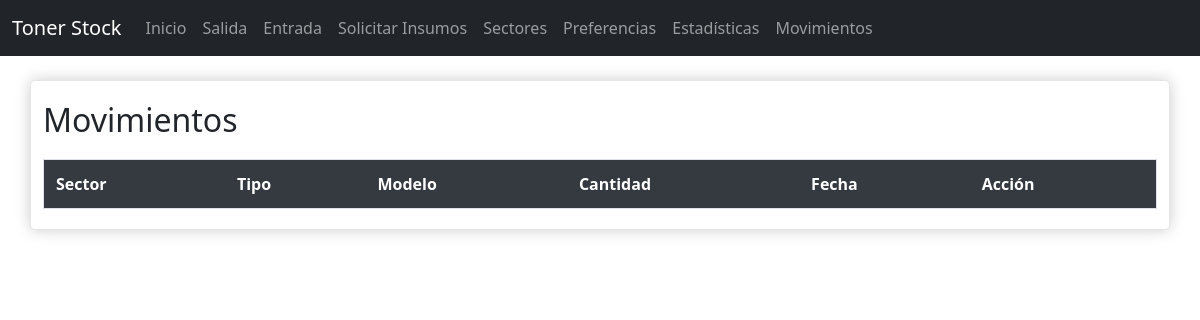
The page /movements on the database as committed earlier.
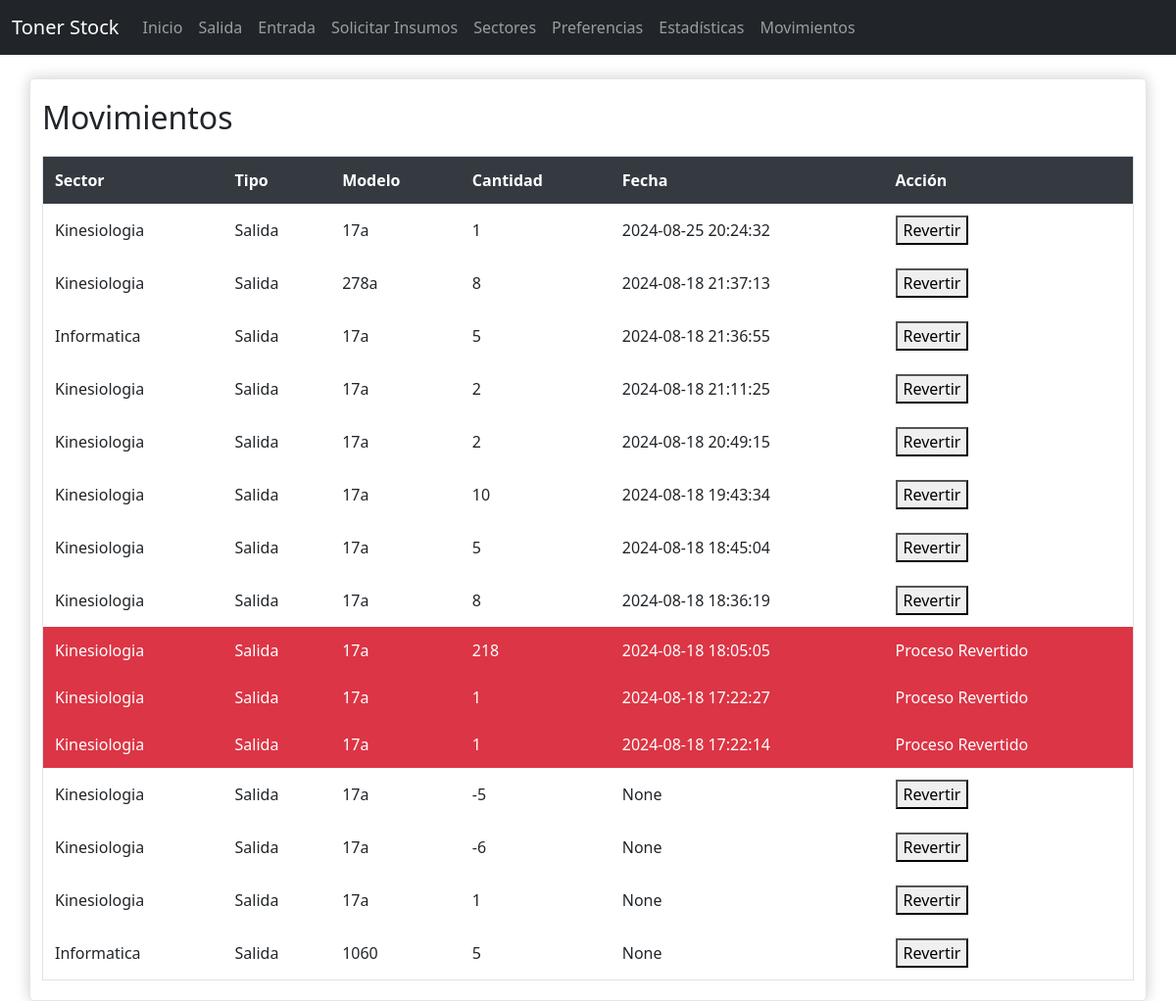
The same page on the database as committed later.
### src/models.py (models this page shows)
class Movement(db.Model):
    id = db.Column(db.Integer, primary_key=True)
    fecha = db.Column(db.DateTime, default=datetime.utcnow)
    tipo = db.Column(db.String(10), nullable=False)  # 'Entrada' or 'Salida'
    cantidad = db.Column(db.Integer, nullable=False)
    toner_id = db.Column(db.Integer, db.ForeignKey('toner.id'), nullable=False)
    toner = db.relationship('Toner', backref=db.backref('movements', lazy=True))
    sector_id = db.Column(db.Integer, db.ForeignKey('sector.id'), nullable=False)
    sector = db.relationship('Sector', backref=db.backref('movements', lazy=True))
    reverted = db.Column(db.Boolean, default=False, nullable=False)

class Sector(db.Model):
    id = db.Column(db.Integer, primary_key=True)
    nombre = db.Column(db.String(64), unique=True, nullable=False)
    duracion_predefinida = db.Column(db.Integer, nullable=False)

class Toner(db.Model):
    id = db.Column(db.Integer, primary_key=True)
    modelo = db.Column(db.String(64), unique=True, nullable=False)
    cantidad_actual = db.Column(db.Integer, nullable=False)

### src/app.py (the view)
@app.route('/movements')
def movements():
    return render_template('movements.html', movimientos = all_movements())

### src/controlers/movementcontroler.py (called while the page is built)
def all_movements():
    return Movement.query.order_by(desc(Movement.fecha)).all()

### src/templates/movements.html (shortened to what this page needs)
{% extends "base.html" %}
{% block content %}
<div class ='container'>
    <h2>Movimientos</h2>
    <table>
        <thead>
            <tr>
                <th>Sector</th>
                <th>Tipo</th>
                <th>Modelo</th>
                <th>Cantidad</th>
                <th>Fecha</th>
                <th>Acción</th>
            </tr>
        </thead>
        <tbody>
            {% for movimiento in movimientos %}
            <tr>
                {% if not movimiento.reverted %}
                <td>{{ movimiento.sector.nombre }}</td>
                <td>{{ movimiento.tipo }}</td>
                <td>{{ movimiento.toner.modelo }}</td>
                <td>{{ movimiento.cantidad }}</td>
                <td>{{ movimiento.fecha }}</td>
                <td>
                    <form action="{{ url_for('revert_movement', movement_id=movimiento.id) }}" method="post">
                        <button type="submit">Revertir</button>
                    </form>
                </td>
                {% endif %}
            </tr>
            <tr class="revert">
                {% if movimiento.reverted %}
                <td>{{ movimiento.sector.nombre }}</td>
                <td>{{ movimiento.tipo }}</td>
                <td>{{ movimiento.toner.modelo }}</td>
                <td>{{ movimiento.cantidad }}</td>
                <td>{{ movimiento.fecha }}</td>
                <td> Proceso Revertido</td>
                {% endif %}
            </tr>
            {% endfor %}
        </tbody>
    </table>
</div>
{% endblock %}

Rows that differ between the two databases and show on the page:
added Movement: sector.nombre "Kinesiologia", tipo "Salida", toner.modelo "17a", cantidad "1", fecha "2024-08-25 20:24:32"
added Movement: sector.nombre "Kinesiologia", tipo "Salida", toner.modelo "278a", cantidad "8", fecha "2024-08-18 21:37:13"
added Movement: sector.nombre "Informatica", tipo "Salida", toner.modelo "17a", cantidad "5", fecha "2024-08-18 21:36:55"
added Movement: sector.nombre "Kinesiologia", tipo "Salida", toner.modelo "17a", cantidad "2", fecha "2024-08-18 21:11:25"
added Movement: sector.nombre "Kinesiologia", tipo "Salida", toner.modelo "17a", cantidad "2", fecha "2024-08-18 20:49:15"
added Movement: sector.nombre "Kinesiologia", tipo "Salida", toner.modelo "17a", cantidad "10", fecha "2024-08-18 19:43:34"
added Movement: sector.nombre "Kinesiologia", tipo "Salida", toner.modelo "17a", cantidad "5", fecha "2024-08-18 18:45:04"
added Movement: sector.nombre "Kinesiologia", tipo "Salida", toner.modelo "17a", cantidad "8", fecha "2024-08-18 18:36:19"
added Movement: sector.nombre "Kinesiologia", tipo "Salida", toner.modelo "17a", cantidad "218", fecha "2024-08-18 18:05:05"
added Movement: sector.nombre "Kinesiologia", tipo "Salida", toner.modelo "17a", cantidad "1", fecha "2024-08-18 17:22:27"
added Movement: sector.nombre "Kinesiologia", tipo "Salida", toner.modelo "17a", cantidad "1", fecha "2024-08-18 17:22:14"
added Movement: sector.nombre "Kinesiologia", tipo "Salida", toner.modelo "17a", cantidad "-5", fecha "None"
added Movement: sector.nombre "Kinesiologia", tipo "Salida", toner.modelo "17a", cantidad "-6", fecha "None"
added Movement: sector.nombre "Kinesiologia", tipo "Salida", toner.modelo "17a", cantidad "1", fecha "None"
added Movement: sector.nombre "Informatica", tipo "Salida", toner.modelo "1060", cantidad "5", fecha "None"
